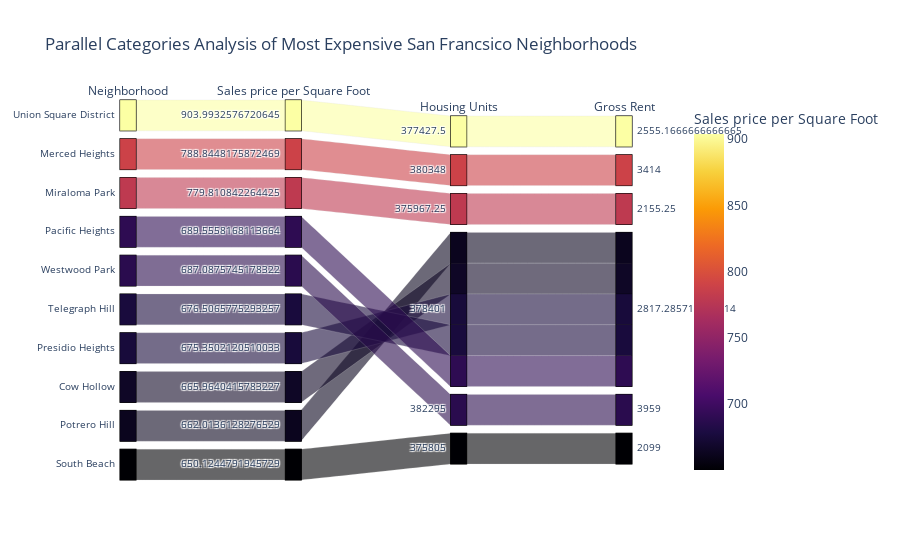

Notebook source saved alongside this figure:
### Markdown cell above
### Create a parallel coordinates plot and parallel categories plot of most expensive neighborhoods in San Francisco per year

### Code cell
# Parallel Categories Plot
parallel__categories_plot = px.parallel_categories(
    expensive_df, #dataframe we created from the top 10 expensive neighborhoods to own
    dimensions=["neighborhood", "sale_price_sqr_foot", "housing_units", "gross_rent"], #these are the columns for plotted data
    color="sale_price_sqr_foot", 
    color_continuous_scale=px.colors.sequential.Inferno, #this was demo, changes color
    labels={
        "neighborhood": "Neighborhood",
        "sale_price_sqr_foot": "Sales price per Square Foot",
        "housing_units": "Housing Units",
        "gross_rent": "Gross Rent"
    },#relabels the dimiensions 
    title = 'Parallel Categories Analysis of Most Expensive San Francsico Neighborhoods',
    height = 500
)
parallel__categories_plot

### Figure 1 — Plotly figure (JSON) as saved in the notebook; plotly's stock layout.template omitted (floating-point values rounded to 4 significant figures)
{"data": [{"dimensions": [{"label": "Neighborhood", "values": ["Union Square District", "Merced Heights", "Miraloma Park", "Pacific Heights", "Westwood Park", "Telegraph Hill", "Presidio Heights", "Cow Hollow", "Potrero Hill", "South Beach"]}, {"label": "Sales price per Square Foot", "values": [904.0, 788.8, 779.8, 689.6, 687.1, 676.5, 675.4, 666.0, 662.0, 650.1]}, {"label": "Housing Units", "values": [377400.0, 380348, 376000.0, 378401, 382295, 378401, 378401, 378401, 378401, 375805]}, {"label": "Gross Rent", "values": [2555.0, 3414, 2155.0, 2817.0, 3959, 2817.0, 2817.0, 2817.0, 2817.0, 2099]}], "domain": {"x": [0, 1], "y": [0, 1]}, "line": {"color": [904.0, 788.8, 779.8, 689.6, 687.1, 676.5, 675.4, 666.0, 662.0, 650.1], "coloraxis": "coloraxis"}, "name": "", "type": "parcats"}], "layout": {"autosize": true, "coloraxis": {"colorbar": {"title": {"text": "Sales price per Square Foot"}}, "colorscale": [[0, "#000004"], [0.1111, "#1b0c41"], [0.2222, "#4a0c6b"], [0.3333, "#781c6d"], [0.4444, "#a52c60"], [0.5556, "#cf4446"], [0.6667, "#ed6925"], [0.7778, "#fb9b06"], [0.8889, "#f7d13d"], [1, "#fcffa4"]]}, "legend": {"tracegroupgap": 0}, "title": {"text": "Parallel Categories Analysis of Most Expensive San Francsico Neighborhoods"}}}
